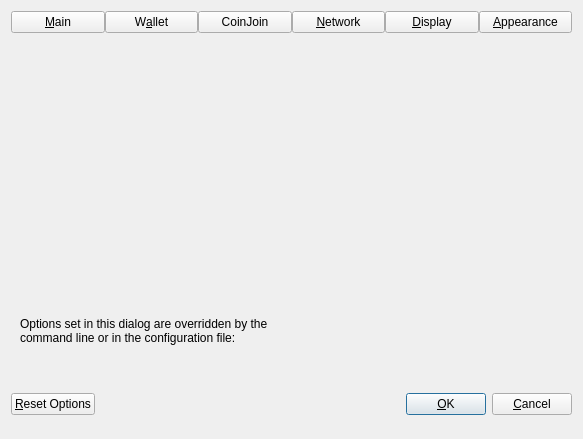
<?xml version="1.0" encoding="UTF-8"?>
<ui version="4.0">
 <class>OptionsDialog</class>
 <widget class="QDialog" name="OptionsDialog">
  <property name="geometry">
   <rect>
    <x>0</x>
    <y>0</y>
    <width>583</width>
    <height>420</height>
   </rect>
  </property>
  <property name="sizePolicy">
   <sizepolicy hsizetype="Fixed" vsizetype="Fixed">
    <horstretch>0</horstretch>
    <verstretch>0</verstretch>
   </sizepolicy>
  </property>
  <property name="windowTitle">
   <string>Options</string>
  </property>
  <property name="modal">
   <bool>true</bool>
  </property>
  <layout class="QVBoxLayout" name="verticalLayout">
   <item>
    <layout class="QHBoxLayout" name="horizontalLayout_Buttons_2">
     <property name="spacing">
      <number>0</number>
     </property>
     <property name="topMargin">
      <number>0</number>
     </property>
     <item>
      <widget class="QPushButton" name="btnMain">
       <property name="text">
        <string>&amp;Main</string>
       </property>
       <property name="checkable">
        <bool>true</bool>
       </property>
      </widget>
     </item>
     <item>
      <widget class="QPushButton" name="btnWallet">
       <property name="text">
        <string>W&amp;allet</string>
       </property>
       <property name="checkable">
        <bool>true</bool>
       </property>
      </widget>
     </item>
     <item>
      <widget class="QPushButton" name="btnCoinJoin">
       <property name="text">
        <string notr="true">CoinJoin</string>
       </property>
       <property name="checkable">
        <bool>true</bool>
       </property>
      </widget>
     </item>
     <item>
      <widget class="QPushButton" name="btnNetwork">
       <property name="text">
        <string>&amp;Network</string>
       </property>
       <property name="checkable">
        <bool>true</bool>
       </property>
      </widget>
     </item>
     <item>
      <widget class="QPushButton" name="btnDisplay">
       <property name="text">
        <string>&amp;Display</string>
       </property>
       <property name="checkable">
        <bool>true</bool>
       </property>
      </widget>
     </item>
     <item>
      <widget class="QPushButton" name="btnAppearance">
       <property name="text">
        <string>&amp;Appearance</string>
       </property>
       <property name="checkable">
        <bool>true</bool>
       </property>
      </widget>
     </item>
    </layout>
   </item>
   <item>
    <widget class="QStackedWidget" name="stackedWidgetOptions">
     <property name="minimumSize">
      <size>
       <width>0</width>
       <height>0</height>
      </size>
     </property>
     <property name="currentIndex">
      <number>5</number>
     </property>
     <widget class="QWidget" name="pageMain">
      <layout class="QVBoxLayout" name="verticalLayout_Main">
       <item>
        <widget class="QCheckBox" name="bitcoinAtStartup">
         <property name="toolTip">
          <string>Automatically start %1 after logging in to the system.</string>
         </property>
         <property name="text">
          <string>&amp;Start %1 on system login</string>
         </property>
        </widget>
       </item>
       <item>
        <spacer name="horizontalSpacer_0_Main">
         <property name="orientation">
          <enum>Qt::Horizontal</enum>
         </property>
         <property name="sizeHint" stdset="0">
          <size>
           <width>40</width>
           <height>5</height>
          </size>
         </property>
        </spacer>
       </item>
       <item>
        <widget class="QCheckBox" name="showTrayIcon">
         <property name="toolTip">
          <string>Show the icon in the system tray.</string>
         </property>
         <property name="text">
          <string>&amp;Show tray icon</string>
         </property>
         <property name="checked">
          <bool>true</bool>
         </property>
        </widget>
       </item>
       <item>
        <widget class="QCheckBox" name="minimizeToTray">
         <property name="toolTip">
          <string>Show only a tray icon after minimizing the window.</string>
         </property>
         <property name="text">
          <string>&amp;Minimize to the tray instead of the taskbar</string>
         </property>
        </widget>
       </item>
       <item>
        <widget class="QCheckBox" name="minimizeOnClose">
         <property name="toolTip">
          <string>Minimize instead of exit the application when the window is closed. When this option is enabled, the application will be closed only after selecting Exit in the menu.</string>
         </property>
         <property name="text">
          <string>M&amp;inimize on close</string>
         </property>
        </widget>
       </item>
       <item>
        <layout class="QHBoxLayout" name="horizontalLayout_Main_Prune">
         <item>
          <widget class="QCheckBox" name="prune">
           <property name="toolTip">
            <string>Enabling pruning significantly reduces the disk space required to store transactions. All blocks are still fully validated. Reverting this setting requires re-downloading the entire blockchain.</string>
           </property>
           <property name="text">
            <string>Prune &amp;block storage to</string>
           </property>
          </widget>
         </item>
         <item>
          <widget class="QSpinBox" name="pruneSize"/>
         </item>
         <item>
          <widget class="QLabel" name="pruneSizeUnitLabel">
           <property name="text">
            <string>GB</string>
           </property>
           <property name="textFormat">
            <enum>Qt::PlainText</enum>
           </property>
          </widget>
         </item>
         <item>
          <spacer name="horizontalSpacer_Main_Prune">
           <property name="orientation">
            <enum>Qt::Horizontal</enum>
           </property>
           <property name="sizeHint" stdset="0">
            <size>
             <width>40</width>
             <height>20</height>
            </size>
           </property>
          </spacer>
         </item>
        </layout>
       </item>
       <item>
        <widget class="QLabel" name="pruneWarning">
         <property name="text">
          <string>Reverting this setting requires re-downloading the entire blockchain.</string>
         </property>
         <property name="textFormat">
          <enum>Qt::PlainText</enum>
         </property>
        </widget>
       </item>
       <item>
        <layout class="QHBoxLayout" name="horizontalLayout_2_Main">
         <item>
          <widget class="QLabel" name="databaseCacheLabel">
           <property name="toolTip">
            <string extracomment="Tooltip text for Options window setting that sets the size of the database cache. Explains the corresponding effects of increasing/decreasing this value.">Maximum database cache size. A larger cache can contribute to faster sync, after which the benefit is less pronounced for most use cases. Lowering the cache size will reduce memory usage. Unused mempool memory is shared for this cache.</string>
           </property>
           <property name="text">
            <string>Size of &amp;database cache</string>
           </property>
           <property name="textFormat">
            <enum>Qt::PlainText</enum>
           </property>
           <property name="buddy">
            <cstring>databaseCache</cstring>
           </property>
          </widget>
         </item>
         <item>
          <widget class="QSpinBox" name="databaseCache"/>
         </item>
         <item>
          <widget class="QLabel" name="databaseCacheUnitLabel">
           <property name="text">
            <string>MiB</string>
           </property>
           <property name="textFormat">
            <enum>Qt::PlainText</enum>
           </property>
          </widget>
         </item>
         <item>
          <spacer name="horizontalSpacer_2_Main">
           <property name="orientation">
            <enum>Qt::Horizontal</enum>
           </property>
           <property name="sizeHint" stdset="0">
            <size>
             <width>40</width>
             <height>20</height>
            </size>
           </property>
          </spacer>
         </item>
        </layout>
       </item>
       <item>
        <layout class="QHBoxLayout" name="horizontalLayout_Main_VerifyLabel">
         <item>
          <widget class="QLabel" name="threadsScriptVerifLabel">
           <property name="toolTip">
            <string extracomment="Tooltip text for Options window setting that sets the number of script verification threads. Explains that negative values mean to leave these many cores free to the system.">Set the number of script verification threads. Negative values correspond to the number of cores you want to leave free to the system.</string>
           </property>
           <property name="text">
            <string>Number of script &amp;verification threads</string>
           </property>
           <property name="textFormat">
            <enum>Qt::PlainText</enum>
           </property>
           <property name="buddy">
            <cstring>threadsScriptVerif</cstring>
           </property>
          </widget>
         </item>
         <item>
          <widget class="QSpinBox" name="threadsScriptVerif">
           <property name="toolTip">
            <string>(0 = auto, &lt;0 = leave that many cores free)</string>
           </property>
          </widget>
         </item>
         <item>
          <spacer name="horizontalSpacer_Main_Threads">
           <property name="orientation">
            <enum>Qt::Horizontal</enum>
           </property>
           <property name="sizeHint" stdset="0">
            <size>
             <width>40</width>
             <height>40</height>
            </size>
           </property>
          </spacer>
         </item>
        </layout>
       </item>
       <item>
        <widget class="QCheckBox" name="enableServer">
         <property name="toolTip">
          <string extracomment="Tooltip text for Options window setting that enables the RPC server.">This allows you or a third party tool to communicate with the node through command-line and JSON-RPC commands.</string>
         </property>
         <property name="text">
          <string extracomment="An Options window setting to enable the RPC server.">Enable R&amp;PC server</string>
         </property>
        </widget>
       </item>
       <item>
        <spacer name="verticalSpacer_Main">
         <property name="orientation">
          <enum>Qt::Vertical</enum>
         </property>
         <property name="sizeHint" stdset="0">
          <size>
           <width>20</width>
           <height>40</height>
          </size>
         </property>
        </spacer>
       </item>
      </layout>
     </widget>
     <widget class="QWidget" name="pageWallet">
      <layout class="QVBoxLayout" name="verticalLayout_Wallet">
       <item>
        <widget class="QCheckBox" name="subFeeFromAmount">
         <property name="toolTip">
          <string extracomment="Tooltip text for Options window setting that sets subtracting the fee from a sending amount as default.">Whether to set subtract fee from amount as default or not.</string>
         </property>
         <property name="text">
          <string extracomment="An Options window setting to set subtracting the fee from a sending amount as default.">Subtract &amp;fee from amount by default</string>
         </property>
        </widget>
       </item>
       <item>
        <layout class="QVBoxLayout" name="verticalLayout_2">
         <item>
          <widget class="QCheckBox" name="coinControlFeatures">
           <property name="toolTip">
            <string>Whether to show coin control features or not.</string>
           </property>
           <property name="text">
            <string>Enable coin &amp;control features</string>
           </property>
          </widget>
         </item>
         <item>
          <widget class="QCheckBox" name="keepChangeAddress">
           <property name="toolTip">
            <string>Whether to keep the specified custom change address or not.</string>
           </property>
           <property name="text">
            <string>Keep custom change &amp;address</string>
           </property>
          </widget>
         </item>
         <item>
          <widget class="QCheckBox" name="showMasternodesTab">
           <property name="toolTip">
            <string>Show additional tab listing all your masternodes in first sub-tab&lt;br/&gt;and all masternodes on the network in second sub-tab.</string>
           </property>
           <property name="text">
            <string>Show Masternodes Tab</string>
           </property>
          </widget>
         </item>
         <item>
          <widget class="QCheckBox" name="showGovernanceTab">
           <property name="toolTip">
            <string>Show additional tab listing governance proposals.</string>
           </property>
           <property name="text">
            <string>Show Governance Tab</string>
           </property>
          </widget>
         </item>
         <item>
          <widget class="QCheckBox" name="spendZeroConfChange">
           <property name="toolTip">
            <string>If you disable the spending of unconfirmed change, the change from a transaction&lt;br/&gt;cannot be used until that transaction has at least one confirmation.&lt;br/&gt;This also affects how your balance is computed.</string>
           </property>
           <property name="text">
            <string>&amp;Spend unconfirmed change</string>
           </property>
          </widget>
         </item>
         <item>
          <widget class="QCheckBox" name="coinJoinEnabled">
           <property name="toolTip">
            <string>Show mixing interface on Overview screen and reveal an additional screen which allows to spend fully mixed coins only.&lt;br/&gt;A new tab with more settings will also appear in this dialog, please make sure to check them before mixing your coins.</string>
           </property>
           <property name="text">
            <string notr="true">Enable CoinJoin features</string>
           </property>
          </widget>
         </item>
        </layout>
       </item>
       <item>
        <spacer name="verticalSpacer_Wallet">
         <property name="orientation">
          <enum>Qt::Vertical</enum>
         </property>
         <property name="sizeHint" stdset="0">
          <size>
           <width>20</width>
           <height>40</height>
          </size>
         </property>
        </spacer>
       </item>
      </layout>
     </widget>
     <widget class="QWidget" name="pageCoinJoin">
      <layout class="QVBoxLayout" name="verticalLayout_4">
       <item>
        <widget class="QCheckBox" name="showAdvancedCJUI">
         <property name="toolTip">
          <string>Show additional information and buttons on overview screen.</string>
         </property>
         <property name="text">
          <string>Enable advanced interface</string>
         </property>
        </widget>
       </item>
       <item>
        <widget class="QCheckBox" name="showCoinJoinPopups">
         <property name="toolTip">
          <string>Show system popups for mixing transactions&lt;br/&gt;just like for all other transaction types.</string>
         </property>
         <property name="text">
          <string>Show popups for mixing transactions</string>
         </property>
        </widget>
       </item>
       <item>
        <widget class="QCheckBox" name="lowKeysWarning">
         <property name="toolTip">
          <string>Show warning dialog when the wallet has very low number of keys left.</string>
         </property>
         <property name="text">
          <string>Warn if the wallet is running out of keys</string>
         </property>
        </widget>
       </item>
       <item>
        <widget class="QCheckBox" name="coinJoinMultiSession">
         <property name="toolTip">
          <string>Whether to use experimental mode with multiple mixing sessions per block.&lt;br/&gt;Note: You must use this feature carefully.&lt;br/&gt;Make sure you always have recent wallet (auto)backup in a safe place!</string>
         </property>
         <property name="text">
          <string>Enable &amp;multi-session</string>
         </property>
        </widget>
       </item>
       <item>
        <layout class="QGridLayout">
         <item row="0" column="0">
          <widget class="QLabel" name="lblCoinJoinSessionsText">
           <property name="toolTip">
            <string>Use this many separate masternodes in parallel to mix funds.&lt;br/&gt;Note: You must use this feature carefully.&lt;br/&gt;Make sure you always have recent wallet (auto)backup in a safe place!</string>
           </property>
           <property name="text">
            <string>Parallel sessions</string>
           </property>
          </widget>
         </item>
         <item row="0" column="1">
          <widget class="QSpinBox" name="coinJoinSessions">
           <property name="minimum">
            <number>1</number>
           </property>
           <property name="maximum">
            <number>10</number>
           </property>
           <property name="value">
            <number>4</number>
           </property>
          </widget>
         </item>
         <item row="1" column="0">
          <widget class="QLabel" name="lblCoinJoinRoundsText">
           <property name="toolTip">
            <string>This setting determines the amount of individual masternodes that an input will be mixed through.&lt;br/&gt;More rounds of mixing gives a higher degree of privacy, but also costs more in fees.</string>
           </property>
           <property name="text">
            <string>Mixing rounds</string>
           </property>
          </widget>
         </item>
         <item row="1" column="1">
          <widget class="QSpinBox" name="coinJoinRounds">
           <property name="minimum">
            <number>2</number>
           </property>
           <property name="maximum">
            <number>16</number>
           </property>
           <property name="value">
            <number>4</number>
           </property>
          </widget>
         </item>
         <item row="2" column="0">
          <widget class="QLabel" name="lblCoinJoinAmountText">
           <property name="toolTip">
            <string>This amount acts as a threshold to turn off mixing once it's reached.</string>
           </property>
           <property name="statusTip">
            <string notr="true"/>
           </property>
           <property name="whatsThis">
            <string notr="true"/>
           </property>
           <property name="accessibleName">
            <string notr="true"/>
           </property>
           <property name="accessibleDescription">
            <string notr="true"/>
           </property>
           <property name="text">
            <string>Target balance</string>
           </property>
          </widget>
         </item>
         <item row="2" column="1">
          <widget class="QSpinBox" name="coinJoinAmount">
           <property name="minimum">
            <number>2</number>
           </property>
           <property name="maximum">
            <number>21000000</number>
           </property>
           <property name="singleStep">
            <number>10</number>
           </property>
           <property name="value">
            <number>1000</number>
           </property>
          </widget>
         </item>
         <item row="3" column="0">
          <widget class="QLabel" name="lblCoinJoinDenoms">
           <property name="toolTip">
            <string>How many inputs of each denominated amount are created.&lt;br/&gt;Lower these numbers if you want fewer smaller denominations.</string>
           </property>
           <property name="text">
            <string>Inputs per denomination</string>
           </property>
          </widget>
         </item>
         <item row="3" column="1">
          <layout class="QHBoxLayout">
           <item>
            <layout class="QVBoxLayout">
             <item>
              <widget class="QLabel" name="lblCoinJoinDenomsTarget">
               <property name="toolTip">
                <string>Try to create at least this many inputs for each denominated amount.&lt;br/&gt;Lower this number if you want fewer smaller denominations.</string>
               </property>
               <property name="text">
                <string>Target</string>
               </property>
              </widget>
             </item>
             <item>
              <widget class="QSpinBox" name="coinJoinDenomsGoal">
               <property name="minimum">
                <number>10</number>
               </property>
               <property name="maximum">
                <number>100000</number>
               </property>
               <property name="singleStep">
                <number>10</number>
               </property>
               <property name="value">
                <number>50</number>
               </property>
              </widget>
             </item>
            </layout>
           </item>
           <item>
            <layout class="QVBoxLayout">
             <item>
              <widget class="QLabel" name="lblCoinJoinDenomsMaximum">
               <property name="toolTip">
                <string>Create up to this many inputs for each denominated amount.&lt;br/&gt;Lower this number if you want fewer smaller denominations.</string>
               </property>
               <property name="text">
                <string>Maximum</string>
               </property>
              </widget>
             </item>
             <item>
              <widget class="QSpinBox" name="coinJoinDenomsHardCap">
               <property name="minimum">
                <number>10</number>
               </property>
               <property name="maximum">
                <number>100000</number>
               </property>
               <property name="singleStep">
                <number>10</number>
               </property>
               <property name="value">
                <number>300</number>
               </property>
              </widget>
             </item>
            </layout>
           </item>
          </layout>
         </item>
        </layout>
       </item>
       <item>
        <spacer name="verticalSpacerPS">
         <property name="orientation">
          <enum>Qt::Vertical</enum>
         </property>
         <property name="sizeHint" stdset="0">
          <size>
           <width>20</width>
           <height>40</height>
          </size>
         </property>
        </spacer>
       </item>
      </layout>
     </widget>
     <widget class="QWidget" name="pageNetwork">
      <layout class="QVBoxLayout" name="verticalLayout_Network">
       <item>
        <widget class="QCheckBox" name="mapPortUpnp">
         <property name="toolTip">
          <string>Automatically open the Pacplatform Core client port on the router. This only works when your router supports UPnP and it is enabled.</string>
         </property>
         <property name="text">
          <string>Map port using &amp;UPnP</string>
         </property>
        </widget>
       </item>
       <item>
        <widget class="QCheckBox" name="mapPortNatpmp">
         <property name="toolTip">
          <string>Automatically open the Pacplatform Core client port on the router. This only works when your router supports NAT-PMP and it is enabled. The external port could be random.</string>
         </property>
         <property name="text">
          <string>Map port using NA&amp;T-PMP</string>
         </property>
        </widget>
       </item>
       <item>
        <widget class="QCheckBox" name="allowIncoming">
         <property name="toolTip">
          <string>Accept connections from outside.</string>
         </property>
         <property name="text">
          <string>Allow incomin&amp;g connections</string>
         </property>
        </widget>
       </item>
       <item>
        <widget class="QCheckBox" name="connectSocks">
         <property name="toolTip">
          <string>Connect to the Pacplatform network through a SOCKS5 proxy.</string>
         </property>
         <property name="text">
          <string>&amp;Connect through SOCKS5 proxy (default proxy):</string>
         </property>
        </widget>
       </item>
       <item>
        <layout class="QHBoxLayout" name="horizontalLayout_1_Network">
         <item>
          <widget class="QLabel" name="proxyIpLabel">
           <property name="text">
            <string>Proxy &amp;IP:</string>
           </property>
           <property name="textFormat">
            <enum>Qt::PlainText</enum>
           </property>
           <property name="buddy">
            <cstring>proxyIp</cstring>
           </property>
          </widget>
         </item>
         <item>
          <widget class="QValidatedLineEdit" name="proxyIp">
           <property name="minimumSize">
            <size>
             <width>140</width>
             <height>0</height>
            </size>
           </property>
           <property name="maximumSize">
            <size>
             <width>140</width>
             <height>16777215</height>
            </size>
           </property>
           <property name="toolTip">
            <string>IP address of the proxy (e.g. IPv4: 127.0.0.1 / IPv6: ::1)</string>
           </property>
          </widget>
         </item>
         <item>
          <widget class="QLabel" name="proxyPortLabel">
           <property name="text">
            <string>&amp;Port:</string>
           </property>
           <property name="textFormat">
            <enum>Qt::PlainText</enum>
           </property>
           <property name="buddy">
            <cstring>proxyPort</cstring>
           </property>
          </widget>
         </item>
         <item>
          <widget class="QLineEdit" name="proxyPort">
           <property name="minimumSize">
            <size>
             <width>60</width>
             <height>0</height>
            </size>
           </property>
           <property name="maximumSize">
            <size>
             <width>60</width>
             <height>16777215</height>
            </size>
           </property>
           <property name="toolTip">
            <string>Port of the proxy (e.g. 9050)</string>
           </property>
          </widget>
         </item>
         <item>
          <spacer name="horizontalSpacer_1_Network">
           <property name="orientation">
            <enum>Qt::Horizontal</enum>
           </property>
           <property name="sizeHint" stdset="0">
            <size>
             <width>40</width>
             <height>20</height>
            </size>
           </property>
          </spacer>
         </item>
        </layout>
       </item>
       <item>
        <layout class="QHBoxLayout" name="horizontalLayout_2_Network">
         <item>
          <widget class="QLabel" name="proxyActiveNets">
           <property name="text">
            <string>Used for reaching peers via:</string>
           </property>
           <property name="textFormat">
            <enum>Qt::PlainText</enum>
           </property>
          </widget>
         </item>
         <item>
          <widget class="QCheckBox" name="proxyReachIPv4">
           <property name="enabled">
            <bool>false</bool>
           </property>
           <property name="toolTip">
            <string>Shows if the supplied default SOCKS5 proxy is used to reach peers via this network type.</string>
           </property>
           <property name="text">
            <string>IPv4</string>
           </property>
          </widget>
         </item>
         <item>
          <widget class="QCheckBox" name="proxyReachIPv6">
           <property name="enabled">
            <bool>false</bool>
           </property>
           <property name="toolTip">
            <string>Shows if the supplied default SOCKS5 proxy is used to reach peers via this network type.</string>
           </property>
           <property name="text">
            <string>IPv6</string>
           </property>
          </widget>
         </item>
         <item>
          <widget class="QCheckBox" name="proxyReachTor">
           <property name="enabled">
            <bool>false</bool>
           </property>
           <property name="toolTip">
            <string>Shows if the supplied default SOCKS5 proxy is used to reach peers via this network type.</string>
           </property>
           <property name="text">
            <string>Tor</string>
           </property>
          </widget>
         </item>
         <item>
          <spacer name="horizontalSpacer_2_Network">
           <property name="orientation">
            <enum>Qt::Horizontal</enum>
           </property>
           <property name="sizeHint" stdset="0">
            <size>
             <width>40</width>
             <height>20</height>
            </size>
           </property>
          </spacer>
         </item>
        </layout>
       </item>
       <item>
        <widget class="QCheckBox" name="connectSocksTor">
         <property name="toolTip">
          <string>Connect to the Pacplatform network through a separate SOCKS5 proxy for Tor onion services.</string>
         </property>
         <property name="text">
          <string>Use separate SOCKS&amp;5 proxy to reach peers via Tor onion services:</string>
         </property>
        </widget>
       </item>
       <item>
        <layout class="QHBoxLayout" name="horizontalLayout_3_Network">
         <item>
          <widget class="QLabel" name="proxyIpTorLabel">
           <property name="text">
            <string>Proxy &amp;IP:</string>
           </property>
           <property name="textFormat">
            <enum>Qt::PlainText</enum>
           </property>
           <property name="buddy">
            <cstring>proxyIpTor</cstring>
           </property>
          </widget>
         </item>
         <item>
          <widget class="QValidatedLineEdit" name="proxyIpTor">
           <property name="minimumSize">
            <size>
             <width>140</width>
             <height>0</height>
            </size>
           </property>
           <property name="maximumSize">
            <size>
             <width>140</width>
             <height>16777215</height>
            </size>
           </property>
           <property name="toolTip">
            <string>IP address of the proxy (e.g. IPv4: 127.0.0.1 / IPv6: ::1)</string>
           </property>
          </widget>
         </item>
         <item>
          <widget class="QLabel" name="proxyPortTorLabel">
           <property name="text">
            <string>&amp;Port:</string>
           </property>
           <property name="textFormat">
            <enum>Qt::PlainText</enum>
           </property>
           <property name="buddy">
            <cstring>proxyPortTor</cstring>
           </property>
          </widget>
         </item>
         <item>
          <widget class="QLineEdit" name="proxyPortTor">
           <property name="minimumSize">
            <size>
             <width>60</width>
             <height>0</height>
            </size>
           </property>
           <property name="maximumSize">
            <size>
             <width>60</width>
             <height>16777215</height>
            </size>
           </property>
           <property name="toolTip">
            <string>Port of the proxy (e.g. 9050)</string>
           </property>
          </widget>
         </item>
         <item>
          <spacer name="horizontalSpacer_4_Network">
           <property name="orientation">
            <enum>Qt::Horizontal</enum>
           </property>
           <property name="sizeHint" stdset="0">
            <size>
             <width>40</width>
             <height>20</height>
            </size>
           </property>
          </spacer>
         </item>
        </layout>
       </item>
       <item>
        <spacer name="verticalSpacer_Network">
         <property name="orientation">
          <enum>Qt::Vertical</enum>
         </property>
         <property name="sizeHint" stdset="0">
          <size>
           <width>20</width>
           <height>40</height>
          </size>
         </property>
        </spacer>
       </item>
      </layout>
     </widget>
     <widget class="QWidget" name="pageDisplay">
      <layout class="QVBoxLayout" name="verticalLayout_Display">
       <item>
        <layout class="QHBoxLayout" name="horizontalLayout_1_Display">
         <item>
          <widget class="QLabel" name="langLabel">
           <property name="text">
            <string>User Interface &amp;language:</string>
           </property>
           <property name="textFormat">
            <enum>Qt::PlainText</enum>
           </property>
           <property name="buddy">
            <cstring>lang</cstring>
           </property>
          </widget>
         </item>
         <item>
          <widget class="QValueComboBox" name="lang">
           <property name="toolTip">
            <string>The user interface language can be set here. This setting will take effect after restarting %1.</string>
           </property>
          </widget>
         </item>
        </layout>
       </item>
       <item>
        <widget class="QLabel" name="label_3">
         <property name="toolTip">
          <string notr="true"/>
         </property>
         <property name="statusTip">
          <string notr="true"/>
         </property>
         <property name="whatsThis">
          <string notr="true"/>
         </property>
         <property name="accessibleName">
          <string notr="true"/>
         </property>
         <property name="text">
          <string>Language missing or translation incomplete? Help contributing translations here:
https://explore.transifex.com/dash/dash/</string>
         </property>
         <property name="wordWrap">
          <bool>true</bool>
         </property>
         <property name="openExternalLinks">
          <bool>true</bool>
         </property>
         <property name="textInteractionFlags">
          <set>Qt::TextBrowserInteraction</set>
         </property>
        </widget>
       </item>
       <item>
        <widget class="Line" name="line">
         <property name="orientation">
          <enum>Qt::Horizontal</enum>
         </property>
        </widget>
       </item>
       <item>
        <layout class="QHBoxLayout" name="horizontalLayout_2_Display">
         <item>
          <widget class="QLabel" name="unitLabel">
           <property name="text">
            <string>&amp;Unit to show amounts in:</string>
           </property>
           <property name="textFormat">
            <enum>Qt::PlainText</enum>
           </property>
           <property name="buddy">
            <cstring>unit</cstring>
           </property>
          </widget>
         </item>
         <item>
          <widget class="QValueComboBox" name="unit">
           <property name="toolTip">
            <string>Choose the default subdivision unit to show in the interface and when sending coins.</string>
           </property>
          </widget>
         </item>
        </layout>
       </item>
       <item>
        <layout class="QHBoxLayout" name="horizontalLayout_5_Display">
         <item>
          <widget class="QLabel" name="digitsLabel">
           <property name="text">
            <string>Decimal digits</string>
           </property>
          </widget>
         </item>
         <item>
          <widget class="QValueComboBox" name="digits"/>
         </item>
        </layout>
       </item>
       <item>
        <layout class="QHBoxLayout" name="horizontalLayout_3_Display">
         <item>
          <widget class="QLabel" name="thirdPartyTxUrlsLabel">
           <property name="toolTip">
            <string>Third party URLs (e.g. a block explorer) that appear in the transactions tab as context menu items.&lt;br/&gt;%s in the URL is replaced by transaction hash. Multiple URLs are separated by vertical bar |.</string>
           </property>
           <property name="text">
            <string>&amp;Third party transaction URLs</string>
           </property>
           <property name="buddy">
            <cstring>thirdPartyTxUrls</cstring>
           </property>
          </widget>
         </item>
         <item>
          <widget class="QLineEdit" name="thirdPartyTxUrls">
           <property name="toolTip">
            <string>Third party URLs (e.g. a block explorer) that appear in the transactions tab as context menu items.&lt;br/&gt;%s in the URL is replaced by transaction hash. Multiple URLs are separated by vertical bar |.</string>
           </property>
           <property name="placeholderText">
            <string notr="true">https://example.com/tx/%s</string>
           </property>
          </widget>
         </item>
        </layout>
       </item>
       <item>
        <spacer name="verticalSpacer">
         <property name="orientation">
          <enum>Qt::Vertical</enum>
         </property>
         <property name="sizeHint" stdset="0">
          <size>
           <width>20</width>
           <height>40</height>
          </size>
         </property>
        </spacer>
       </item>
      </layout>
     </widget>
     <widget class="QWidget" name="pageAppearance">
      <layout class="QVBoxLayout" name="verticalLayout_3">
       <item>
        <widget class="QWidget" name="widgetAppearance" native="true"/>
       </item>
       <item>
        <spacer name="verticalSpacer_2">
         <property name="orientation">
          <enum>Qt::Vertical</enum>
         </property>
         <property name="sizeHint" stdset="0">
          <size>
           <width>20</width>
           <height>40</height>
          </size>
         </property>
        </spacer>
       </item>
      </layout>
     </widget>
    </widget>
   </item>
   <item>
    <widget class="QFrame" name="frame">
     <layout class="QVBoxLayout" name="verticalLayout_Bottom">
      <item>
       <layout class="QHBoxLayout" name="horizontalLayout_Bottom">
        <item>
         <widget class="QLabel" name="overriddenByCommandLineInfoLabel">
          <property name="text">
           <string>Options set in this dialog are overridden by the command line or in the configuration file:</string>
          </property>
          <property name="textFormat">
           <enum>Qt::PlainText</enum>
          </property>
          <property name="wordWrap">
           <bool>true</bool>
          </property>
         </widget>
        </item>
        <item>
         <spacer name="horizontalSpacer_Bottom">
          <property name="orientation">
           <enum>Qt::Horizontal</enum>
          </property>
          <property name="sizeHint" stdset="0">
           <size>
            <width>40</width>
            <height>20</height>
           </size>
          </property>
         </spacer>
        </item>
       </layout>
      </item>
      <item>
       <widget class="QLabel" name="overriddenByCommandLineLabel">
        <property name="text">
         <string/>
        </property>
        <property name="textFormat">
         <enum>Qt::PlainText</enum>
        </property>
        <property name="wordWrap">
         <bool>true</bool>
        </property>
       </widget>
      </item>
     </layout>
    </widget>
   </item>
   <item>
    <layout class="QHBoxLayout" name="horizontalLayout_Buttons">
     <item>
      <widget class="QPushButton" name="resetButton">
       <property name="toolTip">
        <string>Reset all client options to default.</string>
       </property>
       <property name="text">
        <string>&amp;Reset Options</string>
       </property>
       <property name="autoDefault">
        <bool>false</bool>
       </property>
      </widget>
     </item>
     <item>
      <spacer name="horizontalSpacer_1">
       <property name="orientation">
        <enum>Qt::Horizontal</enum>
       </property>
       <property name="sizeHint" stdset="0">
        <size>
         <width>40</width>
         <height>48</height>
        </size>
       </property>
      </spacer>
     </item>
     <item>
      <widget class="QLabel" name="statusLabel">
       <property name="minimumSize">
        <size>
         <width>200</width>
         <height>0</height>
        </size>
       </property>
       <property name="text">
        <string/>
       </property>
       <property name="textFormat">
        <enum>Qt::PlainText</enum>
       </property>
       <property name="wordWrap">
        <bool>true</bool>
       </property>
      </widget>
     </item>
     <item>
      <spacer name="horizontalSpacer_2">
       <property name="orientation">
        <enum>Qt::Horizontal</enum>
       </property>
       <property name="sizeHint" stdset="0">
        <size>
         <width>40</width>
         <height>48</height>
        </size>
       </property>
      </spacer>
     </item>
     <item>
      <widget class="QPushButton" name="okButton">
       <property name="text">
        <string>&amp;OK</string>
       </property>
       <property name="autoDefault">
        <bool>false</bool>
       </property>
       <property name="default">
        <bool>true</bool>
       </property>
      </widget>
     </item>
     <item>
      <widget class="QPushButton" name="cancelButton">
       <property name="text">
        <string>&amp;Cancel</string>
       </property>
       <property name="autoDefault">
        <bool>false</bool>
       </property>
      </widget>
     </item>
    </layout>
   </item>
  </layout>
 </widget>
 <customwidgets>
  <customwidget>
   <class>QValidatedLineEdit</class>
   <extends>QLineEdit</extends>
   <header>qt/qvalidatedlineedit.h</header>
  </customwidget>
  <customwidget>
   <class>QValueComboBox</class>
   <extends>QComboBox</extends>
   <header>qt/qvaluecombobox.h</header>
  </customwidget>
 </customwidgets>
 <resources/>
 <connections/>
</ui>
